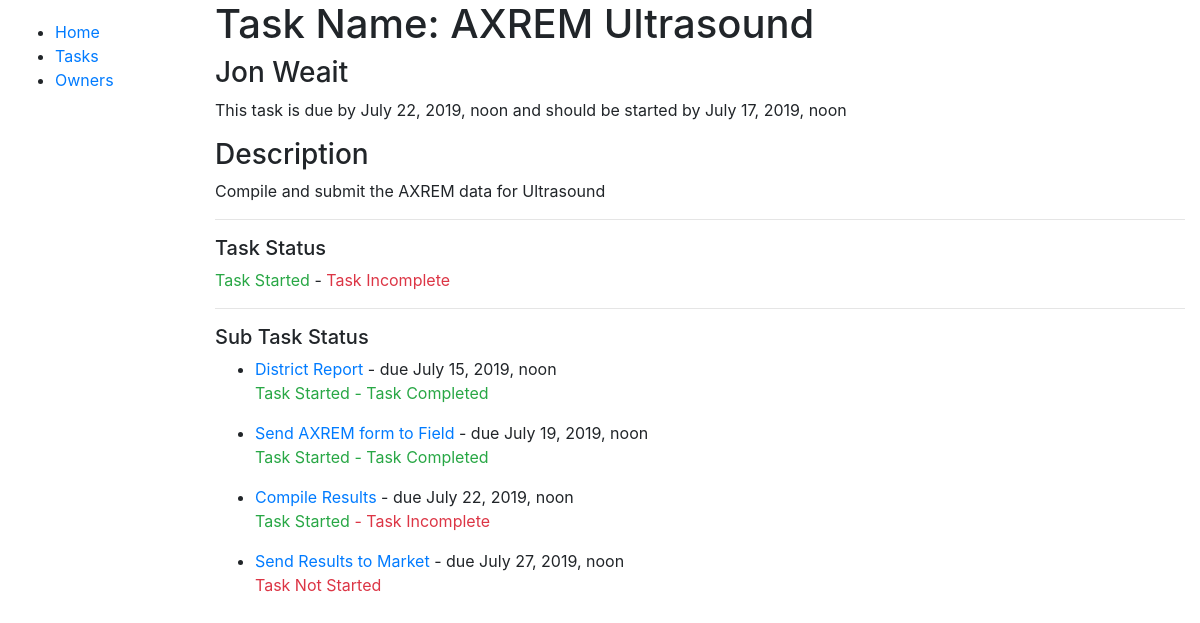
The page /tasks/tasks/2 on the database as committed earlier.
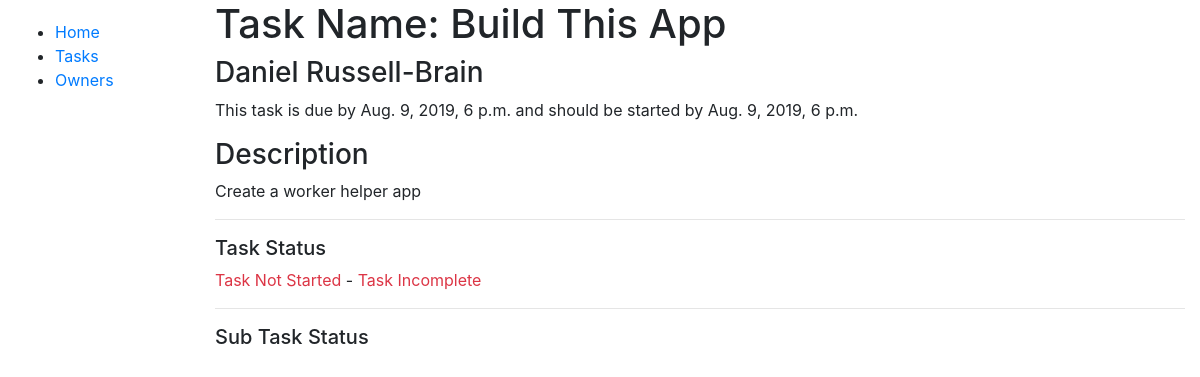
The same page on the database as committed later.
### tasks/models.py (models this page shows, shortened)
class AbstractTask(models.Model):
    title = models.CharField(max_length=150, help_text='Task Name')
    owner = models.ForeignKey('Owner', null=False, blank=False, on_delete=models.CASCADE)
    description = models.TextField(blank=True, null=True)
    duration_days = models.IntegerField(default=0, null=True, blank=True)
    duration_hours = models.IntegerField(default=0, null=True, blank=True)
    duration_minutes = models.IntegerField(default=0, null=True, blank=True)
    due_date = models.DateTimeField(blank=False, null=False)
    started = models.BooleanField(default=False)
    finished = models.BooleanField(default=False)
    @property
    def start_by(self):
        seconds = float((self.duration_hours*3600) + (self.duration_minutes * 60))
        return self.due_date - dt.timedelta(
            days=float(self.duration_days), seconds=seconds
        )
    class Meta:
        ordering = ['due_date']
        abstract = True

class Task(AbstractTask):
    stakeholders = models.ManyToManyField('Stakeholder', blank=True)

class Owner(models.Model):
    person = models.ForeignKey(Person, on_delete=models.CASCADE)
    def name(self):
        return f'{self.person.first} {self.person.last}'
    def __str__(self):
        return self.name()

class Person(models.Model):
    first = models.CharField(max_length=100)
    last = models.CharField(max_length=100)
    department = models.ForeignKey('Department', null=True, blank=False, on_delete=models.SET_NULL)

class SubTask(AbstractTask):
    owner = models.ForeignKey(Owner, null=True, blank=True, on_delete=models.SET_NULL)
    task = models.ForeignKey(Task, on_delete=models.CASCADE)
    work_time = models.DecimalField(default=0, decimal_places=5, max_digits=300)
    def get_absolute_url(self):
        return reverse('tasks:subtask-detail', kwargs={'pk': self.pk})

### tasks/views.py (the view)
# urls.py: path('tasks/<int:pk>', TaskDetailView.as_view(), name='task-detail'),
class TaskDetailView(DetailView):
    model = Task

### tasks/templates/tasks/task_detail.html (shortened to what this page needs)
{% extends 'base.html' %}
{% block content %}
<h1>Task Name: {{ task.title }}</h1>
<h3>{{ task.owner }}</h3>
<p>This task is due by {{ task.due_date }} and should be started by {{ task.start_by }}</p>
<h3>Description</h3>
<p>{{ task.description }}</p>
<hr>
<h5>Task Status</h5>
{% if task.started %}<span class="text-success">Task Started</span>
{% else %}<span class="text-danger">Task Not Started</span>{% endif %} -
{% if task.finished %}<span class="text-success">Task Completed</span>
{% else %}<span class="text-danger">Task Incomplete</span>{% endif %}
<hr>
<h5>Sub Task Status</h5>
<ul>
{% for sub_task in task.subtask_set.all %}
    <li><a href="{{ sub_task.get_absolute_url }}">{{ sub_task.title }}</a> - due {{ sub_task.due_date }}<br>
        {% if sub_task.started %} <p class="text-success">Task Started
        {% if sub_task.finished %} - Task Completed</p>
        {% else %}<span class="text-danger"> - Task Incomplete</span></p>
        {% endif %}
        {% else %}<p class="text-danger">Task Not Started</p>
        {% endif %}
    </li>
{% endfor %}
</ul>
{% endblock %}

### templates/base.html (shortened to what this page needs)
<!DOCTYPE html>
<html lang="en">
<head>
    {% block head %}
     <link rel="stylesheet" href="https://stackpath.bootstrapcdn.com/bootstrap/4.1.3/css/bootstrap.min.css">
    {% load static %}
    <link rel="stylesheet" href="{% static 'css/styles.css' %}">
    {% endblock %}
</head>
<body>
<div class="container-fluid">
    <div class="row">
        <div class="col-sm-2">
{% block sidebar %}
<nav class="sidebar-nav">
    <ul>
        <li><a href="{% url 'tasks:index' %}">Home</a></li>
        <li><a href="{% url 'tasks:task-list' %}">Tasks</a></li>
        <li><a href="{% url 'tasks:person-list' %}">Owners</a></li>
    </ul>
</nav>
{% endblock %}
</div>
        <div class="col-sm-10">
{% block content %}
{% endblock %}
        </div>
    </div>
</div>
</body>
</html>

### static/styles.css (style rules this page uses)
.sidebar-nav { margin-top: 20px; padding: 0; list-style: none; }

Rows that differ between the two databases and show on the page:
removed SubTask: title "District Report", due_date "July 15, 2019, noon", started "Task Started"
removed SubTask: title "Send AXREM form to Field", due_date "July 19, 2019, noon", started "Task Started"
removed SubTask: title "Compile Results", due_date "July 22, 2019, noon", started "Task Started"
removed SubTask: title "Send Results to Market", due_date "July 27, 2019, noon", started "Task Not Started"
changed Task: title "AXREM Ultrasound" → "Build This App"; owner "Jon Weait" → "Daniel Russell-Brain"; due_date "July 22, 2019, noon" → "Aug. 9, 2019, 6 p.m."; start_by "July 17, 2019, noon" → "Aug. 9, 2019, 6 p.m."; description "Compile and submit the AXREM data for Ultrasound" → "Create a worker helper app"; started True → False (drawn)
Other text that changed with them:
text no longer shown: "Task Started"
text now shown: "Task Not Started"
